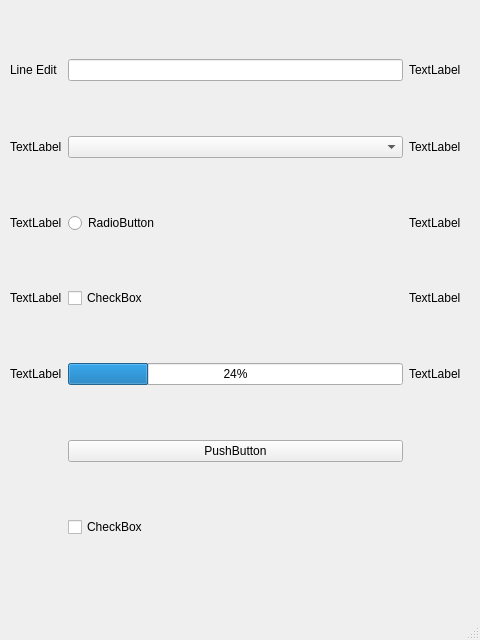
<?xml version="1.0" encoding="UTF-8"?>
<ui version="4.0">
 <class>MainWindow</class>
 <widget class="QMainWindow" name="MainWindow">
  <property name="geometry">
   <rect>
    <x>0</x>
    <y>0</y>
    <width>480</width>
    <height>640</height>
   </rect>
  </property>
  <property name="windowTitle">
   <string>MainWindow</string>
  </property>
  <widget class="QWidget" name="centralwidget">
   <widget class="QWidget" name="gridLayoutWidget">
    <property name="geometry">
     <rect>
      <x>10</x>
      <y>10</y>
      <width>451</width>
      <height>581</height>
     </rect>
    </property>
    <layout class="QGridLayout" name="gridLayout">
     <property name="sizeConstraint">
      <enum>QLayout::SetNoConstraint</enum>
     </property>
     <item row="0" column="2">
      <widget class="QLabel" name="label_2">
       <property name="text">
        <string>TextLabel</string>
       </property>
      </widget>
     </item>
     <item row="4" column="1">
      <widget class="QProgressBar" name="progressBar">
       <property name="value">
        <number>24</number>
       </property>
      </widget>
     </item>
     <item row="1" column="2">
      <widget class="QLabel" name="label_4">
       <property name="text">
        <string>TextLabel</string>
       </property>
      </widget>
     </item>
     <item row="2" column="1">
      <widget class="QRadioButton" name="radioButton">
       <property name="text">
        <string>RadioButton</string>
       </property>
      </widget>
     </item>
     <item row="3" column="1">
      <widget class="QCheckBox" name="checkBox">
       <property name="text">
        <string>CheckBox</string>
       </property>
      </widget>
     </item>
     <item row="0" column="1">
      <widget class="QLineEdit" name="txtUser"/>
     </item>
     <item row="2" column="0">
      <widget class="QLabel" name="label_5">
       <property name="text">
        <string>TextLabel</string>
       </property>
      </widget>
     </item>
     <item row="1" column="0">
      <widget class="QLabel" name="label_3">
       <property name="text">
        <string>TextLabel</string>
       </property>
      </widget>
     </item>
     <item row="0" column="0">
      <widget class="QLabel" name="label">
       <property name="text">
        <string>Line Edit</string>
       </property>
      </widget>
     </item>
     <item row="5" column="1">
      <widget class="QPushButton" name="pushButton">
       <property name="text">
        <string>PushButton</string>
       </property>
      </widget>
     </item>
     <item row="4" column="2">
      <widget class="QLabel" name="label_10">
       <property name="text">
        <string>TextLabel</string>
       </property>
      </widget>
     </item>
     <item row="3" column="2">
      <widget class="QLabel" name="label_8">
       <property name="text">
        <string>TextLabel</string>
       </property>
      </widget>
     </item>
     <item row="4" column="0">
      <widget class="QLabel" name="label_9">
       <property name="text">
        <string>TextLabel</string>
       </property>
      </widget>
     </item>
     <item row="2" column="2">
      <widget class="QLabel" name="label_6">
       <property name="text">
        <string>TextLabel</string>
       </property>
      </widget>
     </item>
     <item row="1" column="1">
      <widget class="QComboBox" name="comboBox"/>
     </item>
     <item row="3" column="0">
      <widget class="QLabel" name="label_7">
       <property name="text">
        <string>TextLabel</string>
       </property>
      </widget>
     </item>
     <item row="6" column="1">
      <widget class="QCheckBox" name="checkBox_2">
       <property name="text">
        <string>CheckBox</string>
       </property>
      </widget>
     </item>
    </layout>
   </widget>
  </widget>
  <widget class="QMenuBar" name="menubar">
   <property name="geometry">
    <rect>
     <x>0</x>
     <y>0</y>
     <width>480</width>
     <height>21</height>
    </rect>
   </property>
  </widget>
  <widget class="QStatusBar" name="statusbar"/>
 </widget>
 <resources/>
 <connections/>
</ui>
